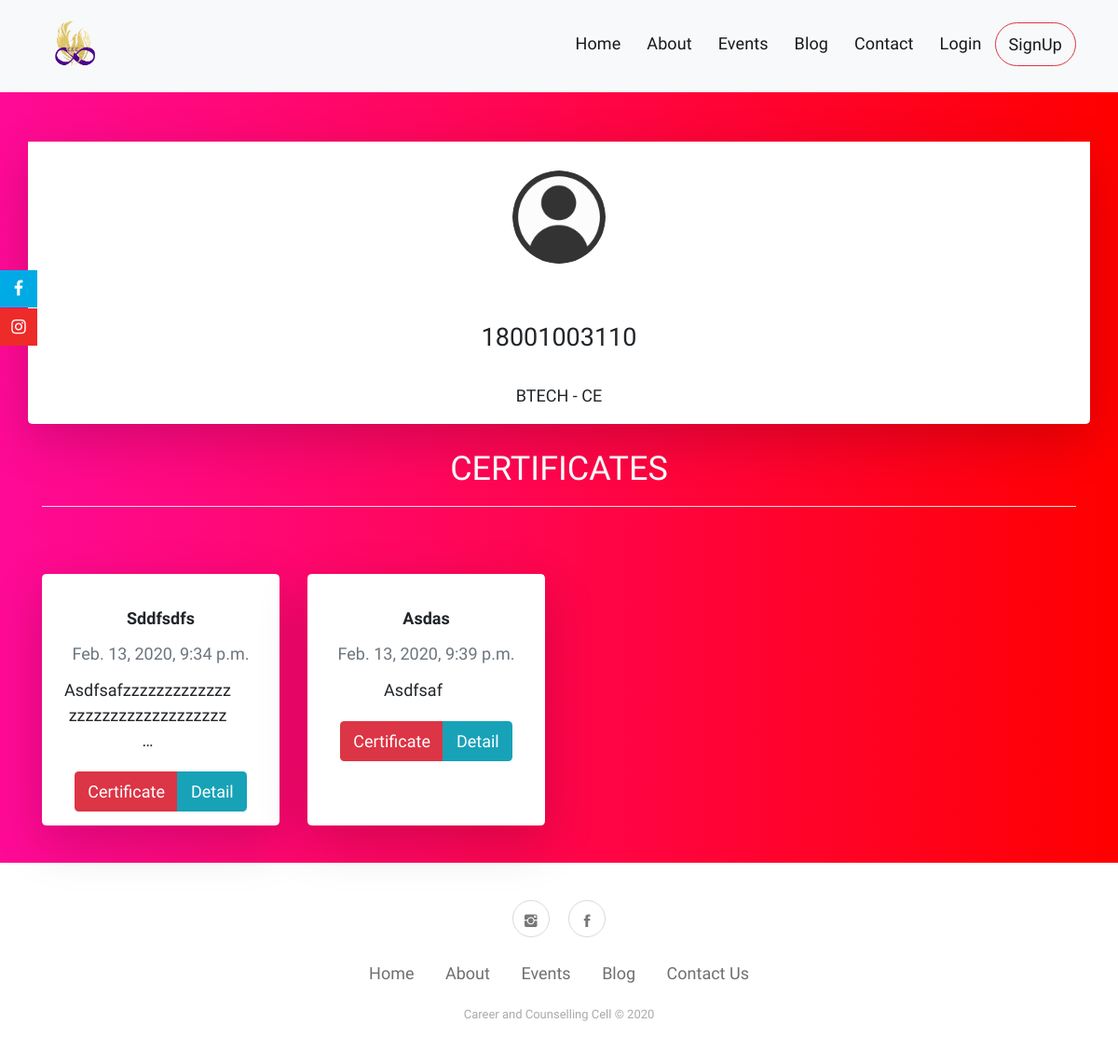
Page /accounts/sanyam/ on the committed database.
### accounts/models.py (models this page shows, shortened)
class UserProfile(models.Model):
    user = models.OneToOneField(User, on_delete=models.CASCADE)
    pic = models.ImageField(default='student pics/default_user.png', upload_to='student pics', blank=True, null=True)
    roll_no = models.BigIntegerField(unique=True)
    course = models.CharField(choices=courses, max_length=50)
    branch = models.CharField(choices=branch, max_length=50)
    icard = models.ImageField(upload_to='icard', blank=True, null=True)
    phoneno = models.BigIntegerField(default=None)
    password2 = models.CharField(default=None, max_length=100, blank=True, null=True)
    class Meta:
        ordering = ['-roll_no', 'branch', 'course']

### events/models.py (models this page shows, shortened)
class Registration(models.Model):
    user = models.ForeignKey(User, on_delete=models.CASCADE, verbose_name='registrations')
    event = models.ForeignKey(Event, on_delete=models.CASCADE)
    date = models.DateTimeField(auto_now_add=True)
    attended = models.CharField(choices=(('A', 'Attended'), ('NA', 'Not Attended')), max_length=10, default='NA')
    class Meta:
        ordering = ['-date']

class Event(models.Model):
    event_name = models.CharField(max_length=100)
    description = models.CharField(max_length=1000)
    certi_description = RichTextUploadingField(blank=True, null=True)
    content = RichTextUploadingField(blank=True, null=True)
    date = models.DateTimeField(blank=True, null=True)
    venue = models.CharField(max_length=100, default=None, blank=True, null=True)
    pic1 = models.ImageField(default=None, upload_to='event pics')
    pic2 = models.ImageField(default=None, upload_to='event pics', blank=True, null=True)
    pic3 = models.ImageField(default=None, upload_to='event pics', blank=True, null=True)
    pic4 = models.ImageField(default=None, upload_to='event pics', blank=True, null=True)
    pic5 = models.ImageField(default=None, upload_to='event pics', blank=True, null=True)
    pic6 = models.ImageField(default=None, upload_to='event pics', blank=True, null=True)
    pic7 = models.ImageField(default=None, upload_to='event pics', blank=True, null=True)
    pic8 = models.ImageField(default=None, upload_to='event pics', blank=True, null=True)
    pic9 = models.ImageField(default=None, upload_to='event pics', blank=True, null=True)
    pic10 = models.ImageField(default=None, upload_to='event pics', blank=True, null=True)
    pic11 = models.ImageField(default=None, upload_to='event pics', blank=True, null=True) ##for home only
    status = models.CharField(default=True, choices=(('True', 'Upcoming'), ('False', 'Happened')), max_length=10)
    class Meta:
        ordering = ['-date']

### accounts/views.py (the view)
# urls.py: path('<username>/', views.ProfileDashboard, name='dashboard'),
def ProfileDashboard(request, username):
    user = request.user
    user_instance = get_object_or_404(User, username=username)
    user_instance_profile = get_object_or_404(UserProfile, user=user_instance)
    registration = Registration.objects.filter(user=user_instance)
    context = {
        'user': user,
        'user_instance': user_instance,
        'certificates': registration,
        'profile': user_instance_profile,
    }
    return render(request, 'accounts/profile1.html', context)

### accounts/templates/accounts/profile1.html (shortened to what this page needs)
{% extends 'base.html' %}
{% load static %}
    {% block static %}
    <link rel="stylesheet" href="https://cdnjs.cloudflare.com/ajax/libs/animate.css/3.5.2/animate.min.css">
    <link rel="stylesheet" href="{% static 'bootstrap/css/bootstrap.min.css' %}">
    {% endblock %}
{% block content %}
<div style="background: rgb(2,0,36);
background: linear-gradient(90deg, rgba(2,0,36,1) 0%, rgba(255,10,151,1) 0%, rgba(255,0,0,1) 100%); padding: 20px; padding-top: 50px">
<br>
<br>
<br>
                {% include 'accounts/profile card.html' %}
{% endblock %}

### accounts/templates/accounts/profile card.html (shortened to what this page needs)
    <center>
    <div class="card container profilebody border-white border rounded shadow-lg img-fluid" style="height: auto; margin-top: -150px;">
            <div class="wow slideInUp profile">
                <div class="profilephoto" style="margin-top: 30px;">
                    {% if user_instance.userprofile.pic %}
                    <a href="#">
                        <img src="{{user_instance.userprofile.pic.url}}" height="100" width="100" class="rounded-circle">
                    </a>
                    {% endif %}
                </div>
                <div class="profiledetails">
                    <br>
                    <br>
                    <h4>{{profile.roll_no}}</h4><br>
                    <h5><p>{{profile.course}} - {{ profile.branch }}</p></h5>
                </div>
            </div>
    </div>
    </center>
    <br>
{% if user_instance.registration_set.exists %}
    <div class="wow slideInUp container certibody">
        <div style="text-align: center">
            <h2 class="text-white img-fluid">
                CERTIFICATES
            </h2>
            <hr style="background-color: ghostwhite">
            <br><br>
            <div class="row user-list">
                {% for registration in certificates %}
                {% if registration.attended == 'A'%}
                    <div class="col-md-3 col-sm-6 item">
                        <div class="card border-white border rounded shadow-lg" data-bs-hover-animate="pulse" style="width: auto; height: 15rem;">
                            <div class="card-body">
                                <h4 class="card-title" style="margin-top: 5px;"><strong>{{ registration.event.event_name|capfirst|truncatechars:40 }}</strong></h4>
                                <h6 class="text-muted card-subtitle mb-2" style="margin-top: 0px;">{{ registration.event.date }}</h6>
                                <p class="card-text" style="width: 180px;margin-top: 15px;margin-bottom: 20px;">{{ registration.event.description|capfirst|truncatechars:40 }}</p>
                                <div class="btn-group" role="group">
                                    <button class="btn bg-danger" type="button" ><a href="{% url 'events:certificate' user_instance.username registration.event.id %}">Certificate</a></button>
                                    <br>
                                    <button class="btn bg-info" type="button"><a href="{% url 'events:events_detail' registration.event.id %}">Detail</a></button>
                                </div>
                            </div>
                        </div>
                    </div>
                {% endif %}
                {% endfor %}
            </div>
                </div>
        {% endif %}
        </div>
    </div>

### static/css/Social-Menu-Sticky.css (style rules this page uses)
* { -webkit-box-sizing: border-box; -moz-box-sizing: border-box; box-sizing: border-box; }

### templates/base.html (style rules this page uses)
* { font-family: 'ZCOOL XiaoWei', serif; font-size: 18px; }

### accounts/templates/accounts/profile card.html (style rules this page uses)
.row .item { margin-bottom: 20px; }
a { text-decoration: none; color: white; }

### rows in the picture
UserProfile: roll_no "18001003110", course "BTECH", branch "CE"
Registration: event.event_name "Sddfsdfs", event "Feb. 13, 2020, 9:34 p.m.", event.description "Asdfsafzzzzzzzzzzzzzzzzzzzzzzzzzzzzzzzz…"
Registration: event.event_name "Asdas", event "Feb. 13, 2020, 9:39 p.m.", event.description "Asdfsaf"
